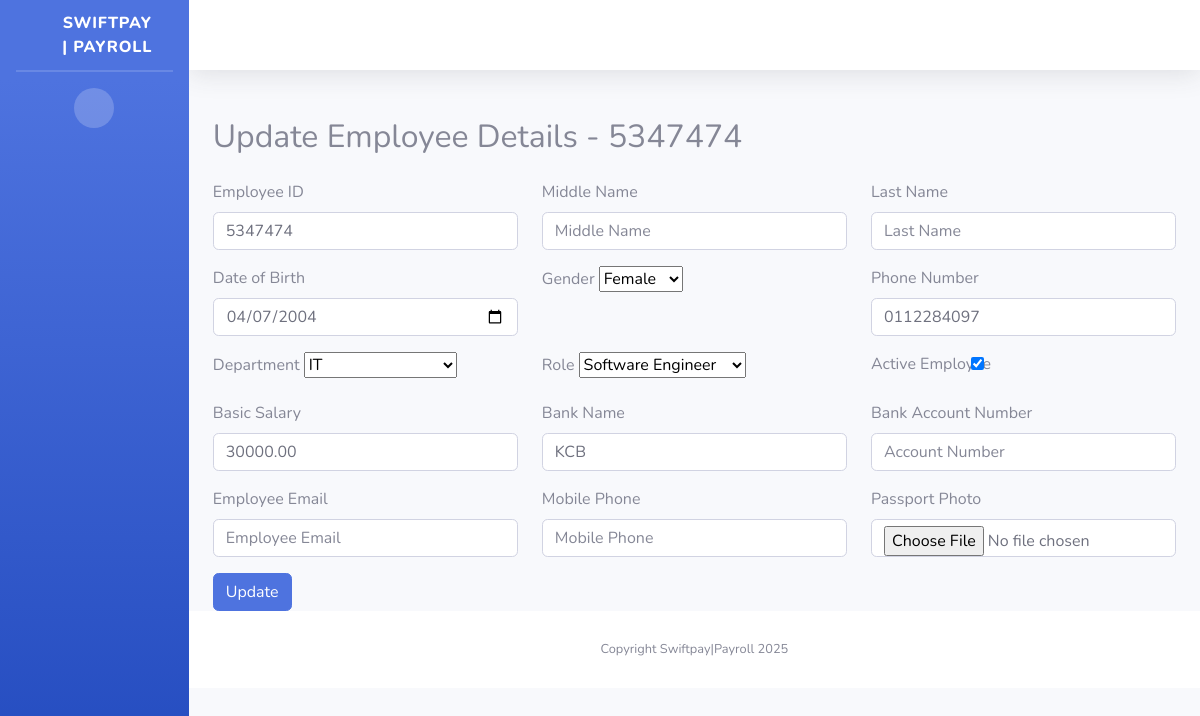
/update-employee/5347474/, run on the app's committed database.
### mywebsite/models.py (models this page shows, shortened)
class CustomUser(AbstractUser):
    GENDER_CHOICES = [
        ('M', 'Male'),
        ('F', 'Female'),
        ('O', 'Other')
    ]
    employee_id = models.CharField(max_length=20, unique=True)
    date_of_birth = models.DateField(null=True, blank=True)
    gender = models.CharField(max_length=1, choices=GENDER_CHOICES)
    phone_number = models.CharField(max_length=15, blank=True)
    address = models.TextField(blank=True)
    joined_date = models.DateField(default=timezone.now)
    role = models.ForeignKey(EmployeeRole, on_delete=models.SET_NULL, null=True)
    department = models.ForeignKey(Department, on_delete=models.SET_NULL, null=True)
    is_active_employee = models.BooleanField(default=True)
    middle_name = models.CharField(max_length=255, null=True, blank=True)
    residential_status = models.CharField(max_length=2, choices=[
        ('R', 'Resident'),
        ('NR', 'Non-Resident')
    ], null=True, blank=True)
    national_id = models.CharField(max_length=10, null=True, blank=True)
    kra_pin = models.CharField(max_length=11, null=True, blank=True)
    nssf_no = models.CharField(max_length=15, null=True, blank=True)
    nhif_no = models.CharField(max_length=15, null=True, blank=True)
    passport_photo = models.ImageField(upload_to='employee_photos/', blank=True, null=True)
    basic_salary = models.DecimalField(max_digits=10, decimal_places=2, null=True, blank=True)
    bank = models.CharField(max_length=50, null=True, blank=True)
    bank_account_name = models.CharField(max_length=255, null=True, blank=True)
    bank_account_number = models.CharField(max_length=35, null=True, blank=True)
    bank_branch = models.CharField(max_length=40, null=True, blank=True)
    employee_personal_number = models.CharField(max_length=50, null=True, blank=True)
    date_of_employment = models.DateField(null=True, blank=True)
    contract_type = models.CharField(choices=[
        ('P', 'Permanent'),
        ('T', 'Temporary')
    ], max_length=1, null=True, blank=True)
    job_title = models.CharField(max_length=50, null=True, blank=True)
    employee_email = models.EmailField(null=True, blank=True)
    mobile_phone = models.CharField(max_length=15, null=True, blank=True)

### mywebsite/views.py (the view)
# urls.py: path('update-employee/<str:employee_id>/', views.update_employee, name='update_employee'),
def update_employee(request, employee_id):
    employee = get_object_or_404(CustomUser, employee_id=employee_id)
    if request.method == 'POST':
        post_data = request.POST.copy()
        if not post_data.get('joined_date'):
            post_data['joined_date'] = employee.joined_date
        form = EmployeeUpdateForm(post_data, request.FILES, instance=employee)
        if form.is_valid():
            form.save()
            messages.success(request, "Employee details updated successfully!")
            return redirect('employee_profile', employee_id=employee.employee_id)
        else:
            print("Form Errors:", form.errors)
            messages.error(request, "Please correct the errors below.")
    else:
        form = EmployeeUpdateForm(instance=employee)
    return render(request, 'employees/update_employee.html', {'form': form, 'employee': employee})

### mywebsite/models.py (called while the page is built)
    def __str__(self):
        return self.name

    def __str__(self):
        return self.title

### templates/employees/update_employee.html (shortened to what this page needs)
{% extends "base.html" %}
{% block content %}
<div class="container mt-5">
    <h2 class="mb-4">Update Employee Details - {{ employee.employee_id }} {{ employee.last_name }}</h2>
<form method="post" enctype="multipart/form-data" class="needs-validation" novalidate>
    <div class="row mb-3">
        <div class="col-md-4">
            <label for="id_employee_id" class="form-label">Employee ID</label>
            {{ form.employee_id }}
        </div>
        <div class="col-md-4">
            <label for="id_middle_name" class="form-label">Middle Name</label>
            {{ form.middle_name }}
        </div>
        <div class="col-md-4">
            <label for="id_last_name" class="form-label">Last Name</label>
            {{ form.last_name }}
        </div>
    </div>
    <div class="row mb-3">
        <div class="col-md-4">
            <label for="id_date_of_birth" class="form-label">Date of Birth</label>
            {{ form.date_of_birth }}
        </div>
        <div class="col-md-4">
            <label for="id_gender" class="form-label">Gender</label>
            {{ form.gender }}
        </div>
        <div class="col-md-4">
            <label for="id_phone_number" class="form-label">Phone Number</label>
            {{ form.phone_number }}
        </div>
    </div>
    <div class="row mb-3">
        <div class="col-md-4">
            <label for="id_department" class="form-label">Department</label>
            {{ form.department }}
        </div>
        <div class="col-md-4">
            <label for="id_role" class="form-label">Role</label>
            {{ form.role }}
        </div>
        <div class="col-md-4">
            <label for="id_is_active_employee" class="form-label">Active Employee</label>
            {{ form.is_active_employee }}
        </div>
    </div>
    <div class="row mb-3">
        <div class="col-md-4">
            <label for="id_basic_salary" class="form-label">Basic Salary</label>
            {{ form.basic_salary }}
        </div>
        <div class="col-md-4">
            <label for="id_bank" class="form-label">Bank Name</label>
            {{ form.bank }}
        </div>
        <div class="col-md-4">
            <label for="id_bank_account_number" class="form-label">Bank Account Number</label>
            {{ form.bank_account_number }}
        </div>
    </div>
    <div class="row mb-3">
        <div class="col-md-4">
            <label for="id_employee_email" class="form-label">Employee Email</label>
            {{ form.employee_email }}
        </div>
        <div class="col-md-4">
            <label for="id_mobile_phone" class="form-label">Mobile Phone</label>
            {{ form.mobile_phone }}
        </div>
        <div class="col-md-4">
            <label for="id_passport_photo" class="form-label">Passport Photo</label>
            {{ form.passport_photo }}
        </div>
    </div>
    <button type="submit" class="btn btn-primary">Update</button>
</form>
</div>
{% endblock %}

### data on the page
CustomUser: employee_id "5347474", date_of_birth "04/07/2004", gender "Female", phone_number "0112284097", department "IT", role "Software Engineer", is_active_employee "☑", basic_salary "30000.00", bank "KCB"
